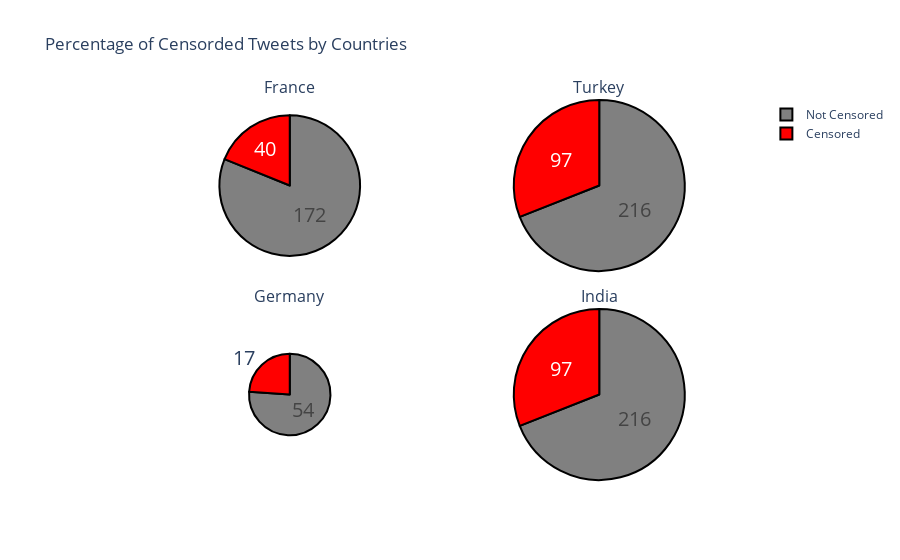

Notebook cell for this chart:
### Code cell
countries = ['France', 'Turkey', 'Germany', 'India']
labels = ['Not Censored', 'Censored']
specs = [[{'type':'domain'}, {'type':'domain'}], [{'type':'domain'}, {'type':'domain'}]]
fig = make_subplots(2, 2, horizontal_spacing=0, vertical_spacing=0.1, specs=specs,
                    subplot_titles=countries)

colors = ['grey', 'red']

color_discrete_map={'Not Censored':'grey', 'Censored':'orange'}

fig.add_trace(go.Pie(labels=labels, values=France_counts, scalegroup='one',
                     name="France"), 1, 1)
fig.add_trace(go.Pie(labels=labels, values=Turkey_counts, scalegroup='one',
                     name="Turkey"), 1, 2)
fig.add_trace(go.Pie(labels=labels, values=Germany_counts, scalegroup='one',
                     name="Germany"), 2, 1)
fig.add_trace(go.Pie(labels=labels, values=India_counts, scalegroup='one',
                     name="India"), 2, 2)


fig.update_layout(title_text='Percentage of Censorded Tweets by Countries')
fig.update_traces(hoverinfo='label+percent', textinfo='value', textfont_size=20,
                  marker=dict(colors=colors, line=dict(color='#000000', width=2)))
fig.show()

### Figure 1 — Plotly figure (JSON) as saved in the notebook; plotly's stock layout.template omitted (floating-point values rounded to 4 significant figures)
{"data": [{"domain": {"x": [0, 0.5], "y": [0.55, 1]}, "hoverinfo": "label+percent", "labels": ["Not Censored", "Censored"], "marker": {"colors": ["grey", "red"], "line": {"color": "#000000", "width": 2}}, "name": "France", "scalegroup": "one", "textfont": {"size": 20}, "textinfo": "value", "type": "pie", "values": [172, 40]}, {"domain": {"x": [0.5, 1], "y": [0.55, 1]}, "hoverinfo": "label+percent", "labels": ["Not Censored", "Censored"], "marker": {"colors": ["grey", "red"], "line": {"color": "#000000", "width": 2}}, "name": "Turkey", "scalegroup": "one", "textfont": {"size": 20}, "textinfo": "value", "type": "pie", "values": [216, 97]}, {"domain": {"x": [0, 0.5], "y": [0, 0.45]}, "hoverinfo": "label+percent", "labels": ["Not Censored", "Censored"], "marker": {"colors": ["grey", "red"], "line": {"color": "#000000", "width": 2}}, "name": "Germany", "scalegroup": "one", "textfont": {"size": 20}, "textinfo": "value", "type": "pie", "values": [54, 17]}, {"domain": {"x": [0.5, 1], "y": [0, 0.45]}, "hoverinfo": "label+percent", "labels": ["Not Censored", "Censored"], "marker": {"colors": ["grey", "red"], "line": {"color": "#000000", "width": 2}}, "name": "India", "scalegroup": "one", "textfont": {"size": 20}, "textinfo": "value", "type": "pie", "values": [216, 97]}], "layout": {"annotations": [{"font": {"size": 16}, "showarrow": false, "text": "France", "x": 0.25, "xanchor": "center", "xref": "paper", "y": 1, "yanchor": "bottom", "yref": "paper"}, {"font": {"size": 16}, "showarrow": false, "text": "Turkey", "x": 0.75, "xanchor": "center", "xref": "paper", "y": 1, "yanchor": "bottom", "yref": "paper"}, {"font": {"size": 16}, "showarrow": false, "text": "Germany", "x": 0.25, "xanchor": "center", "xref": "paper", "y": 0.45, "yanchor": "bottom", "yref": "paper"}, {"font": {"size": 16}, "showarrow": false, "text": "India", "x": 0.75, "xanchor": "center", "xref": "paper", "y": 0.45, "yanchor": "bottom", "yref": "paper"}], "title": {"text": "Percentage of Censorded Tweets by Countries"}}}
